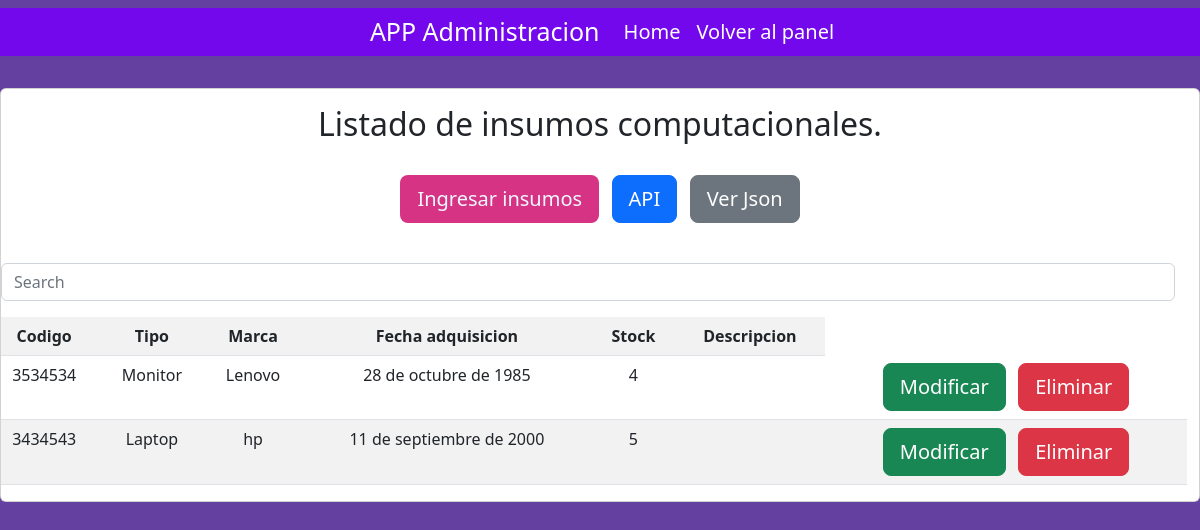
The page /listar_art_computacionales/ on the database as committed earlier.
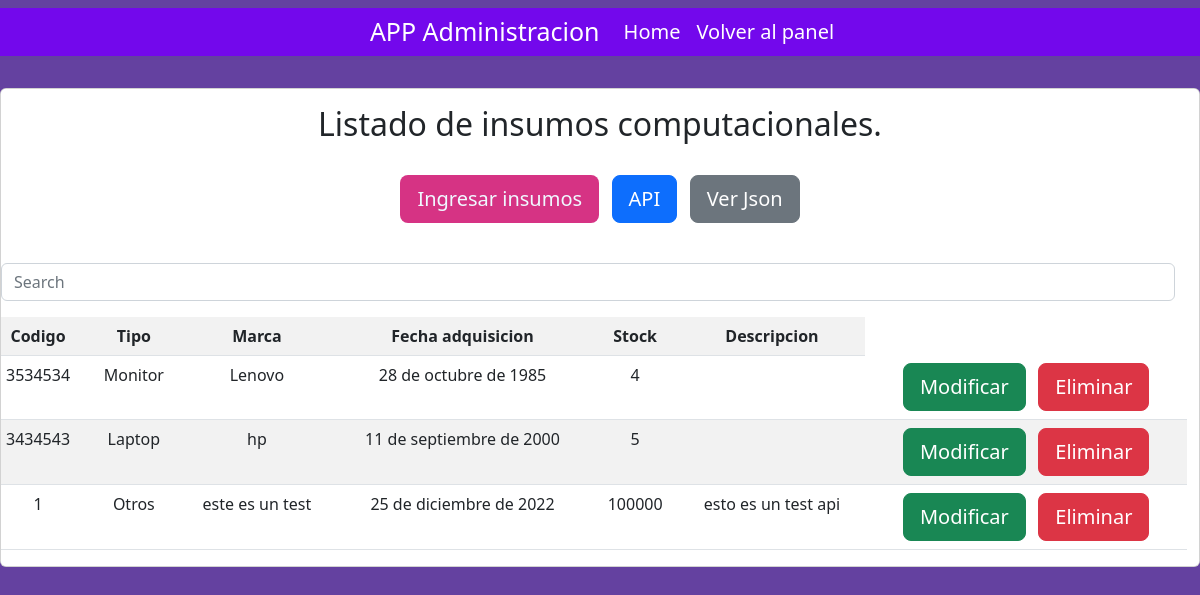
The same page on the database as committed later.
### adminAPP/models.py (models this page shows, shortened)
class InsumoComputacion(models.Model):
    Codigo = models.IntegerField(max_length=50, unique=True)
    Tipo = models.CharField(max_length=100, choices=tipo_computacion)
    Marca = models.CharField(max_length=100)
    Fecha_de_adquisicion = models.DateField(max_length=100)
    Stock = models.IntegerField(max_length=50)
    Descripcion = models.CharField(max_length=150, blank=True, null=True)

### adminAPP/views.py (the view)
# urls.py: path('listar_art_computacionales/', listar_art_computacionales, name="listar_art_computacionales"),
def listar_art_computacionales(request):
    busqueda = request.GET.get("buscar")
    listar = InsumoComputacion.objects.all()
    if busqueda:
        listar = InsumoComputacion.objects.filter(
            Q(Codigo__icontains=busqueda) |
            Q(Marca__icontains=busqueda) |
            Q(Tipo__icontains=busqueda)
        ).distinct()
    data = {
        'listar': listar,
    }
    return render(request, './art_computacionales/listar.html', data)

### adminAPP/templates/art_computacionales/listar.html (shortened to what this page needs)
{% include 'Home/../base2.html' %}
    <div class="card text-center table-responsive">
        <div class="card-body">
            <h2>Listado de insumos computacionales.</h2>
            <br>
                <a href="{% url 'ingresar_art_computacionales' %}" class="btn btn-lg" style="background-color: #d63384; color: aliceblue">Ingresar insumos</a></td>
                <a href="{% url 'api_artcomputacionales' %}" class="btn btn-primary btn-lg" style="#">API</a></td>
                <a href="{% url 'json_artcomputacionales' %}" class="btn btn-secondary btn-lg" style="#">Ver Json</a></td>
            </div>
                <br>
                <div class="row">
                <br>
                <div class="row">
                    <div class="col-md-12">
                        <form class="form-inline">
                            <input class="form-control mr-sm-" type="search" placeholder="Search" aria-label="Search" name="buscar">
                        </form>
                    </div>
                    <table class="table table-striped table-hover text-center">
                            <tr class="align-content-center">
                                <th>Codigo</th>
                                <th>Tipo</th>
                                <th>Marca</th>
                                <th>Fecha adquisicion</th>
                                <th>Stock</th>
                                <th>Descripcion</th>
                            </tr>
                                {% for l in listar %}
                            <tr>
                                <td>{{ l.Codigo }}</td>
                                <td>{{ l.Tipo }}</td>
                                <td>{{ l.Marca }}</td>
                                <td>{{ l.Fecha_de_adquisicion }}</td>
                                <td>{{ l.Stock }}</td>
                                <td>{{ l.Descripcion }}</td>
                                <td><a class="btn btn-lg btn-success" href="{% url 'modificar_art_computacionales' l.id %}">Modificar</a>
                                    <a class="btn btn-danger btn-lg" href="{% url 'eliminar_art_computacionales' l.id %}">Eliminar</a>
                                </td>
                            </tr>
                                {% endfor %}
                </table>
                </div>
            </div>
        </div>

### adminAPP/templates/base2.html (shortened to what this page needs)
{% load static %}
{% load  cloudinary %}
<link href="https://cdn.jsdelivr.net/npm/bootstrap@5.2.0-beta1/dist/css/bootstrap.min.css" rel="stylesheet">
<link rel="stylesheet" href="https://cdnjs.cloudflare.com/ajax/libs/font-awesome/6.1.1/css/all.min.css">
</head>
<body>
<nav class="navbar navbar-expand-lg">
  <div class="container-fluid">
    <a class="navbar-brand" href="#" style="font-size: 25px">APP Administracion</a>
    <div class="collapse navbar-collapse" id="navbarTogglerDemo02">
      <ul class="navbar-nav me-auto mb-2 mb-lg-0">
        <li class="nav-item">
          <a class="nav-link active" aria-current="page" href="{% url 'home' %}" style="color: white; font-size: 20px">Home</a>
        </li>
        <li class="nav-item">
          <a class="nav-link active" aria-current="page" href="{% url 'panel' %}" style="color: white; font-size: 20px">Volver al panel</a>
        </li>
      </ul>
</nav>
</body>
</html>

### adminAPP/templates/base2.html (style rules this page uses)
body { background-color: #6441A0; }
.container-fluid { background-color: #7308EC; }
.navbar-brand { color: white; }

Rows that differ between the two databases and show on the page:
added InsumoComputacion: Codigo "1", Tipo "Otros", Marca "este es un test", Fecha_de_adquisicion "25 de diciembre de 2022", Stock "100000", Descripcion "esto es un test api"
